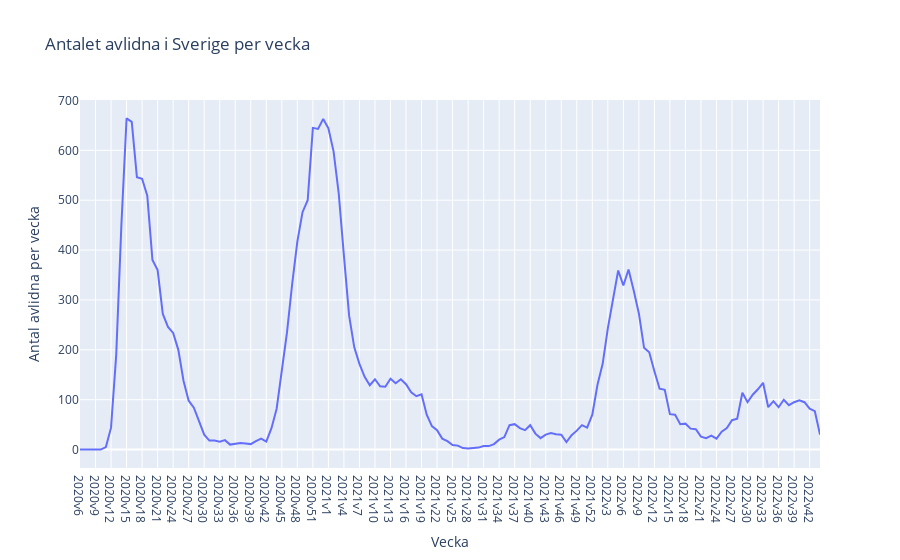

The notebook cell this image was saved under:
### Code cell
#importerar nödvändiga libraries
import matplotlib.pyplot as plt
import seaborn as sns
import plotly.express as px

#plotly linjediagram av antalet avlidna per vecka 6 2020 till nu 
fig = px.line(veckodata_riket, x = "Vecka", y = "Antal avlidna per vecka", title = "Antalet avlidna i Sverige per vecka")
fig.show()
fig.write_html("../Labb/Visualiseringar/avlidna_per_vecka_plotly.html") #sparar visualisering i mappen som html-fil

### Figure 1 — Plotly figure (JSON) as saved in the notebook; plotly's stock layout.template omitted (floating-point values rounded to 4 significant figures; data arrays with more than 128 entries replaced by an {"elided": "..."} marker saying what was removed)
{"data": [{"hovertemplate": "Vecka=%{x}<br>Antal avlidna per vecka=%{y}<extra></extra>", "legendgroup": "", "line": {"color": "#636efa", "dash": "solid"}, "marker": {"symbol": "circle"}, "mode": "lines", "name": "", "orientation": "v", "showlegend": false, "type": "scatter", "x": {"elided": "144 str values"}, "xaxis": "x", "y": {"elided": "144 int values"}, "yaxis": "y"}], "layout": {"legend": {"tracegroupgap": 0}, "title": {"text": "Antalet avlidna i Sverige per vecka"}, "xaxis": {"anchor": "y", "domain": [0, 1], "title": {"text": "Vecka"}}, "yaxis": {"anchor": "x", "domain": [0, 1], "title": {"text": "Antal avlidna per vecka"}}}}
